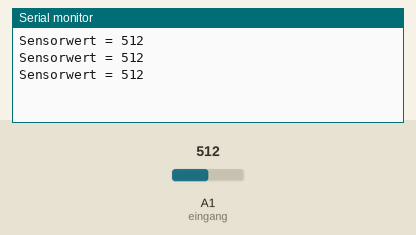
Simulated run of this sketch. Board: Arduino Uno, built with avr-gcc and run on an emulated ATmega328P. On the bench: the last lines printed to the serial monitor. The inputs (shaded band) are chosen by the test bench; at power-on: A1 (eingang) = 512.

Above: at 1.3 s.
1.4 s: A1 (eingang) set to 716
At 1.8 s:
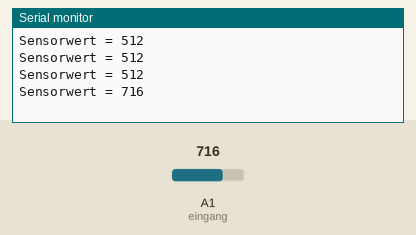
2.9 s: A1 (eingang) set to 900
At 3.4 s:
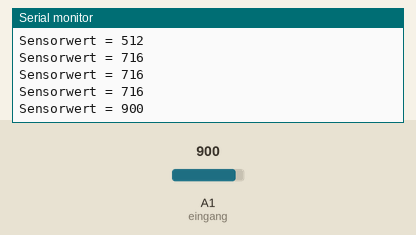
Timing chart, 0 to 5.9 s (numbered marks = the images above; inputs shaded):
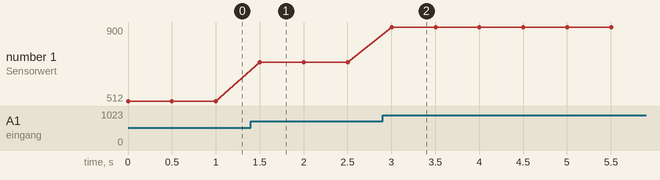

The sketch:

Lichtsensor_1.ino
```cpp
int eingang = A1;
int foto_sensor = 0;
int Fotowerte [5];
int i;
int t=500;
bool runter_licht=false;
int lichtstaerke = 510; //Anpassen

void setup()
{
Serial.begin(9600);

}

void loop()
{


for (i=0; i<5; i++){

foto_sensor =analogRead(eingang);

Serial.print("Sensorwert = " );
Serial.println(foto_sensor);

   Fotowerte[i] = foto_sensor;


   delay(t);
   }

}
```

Measured:
- after the input at 1.4 s, the serial monitor: prints a new line after 0.10 s (image 1)
- after the input at 2.9 s, the serial monitor: prints a new line after 0.10 s (image 2)
- plotted number 1: 512 → 716 after the input at 1.4 s, 716 → 900 after the input at 2.9 s
